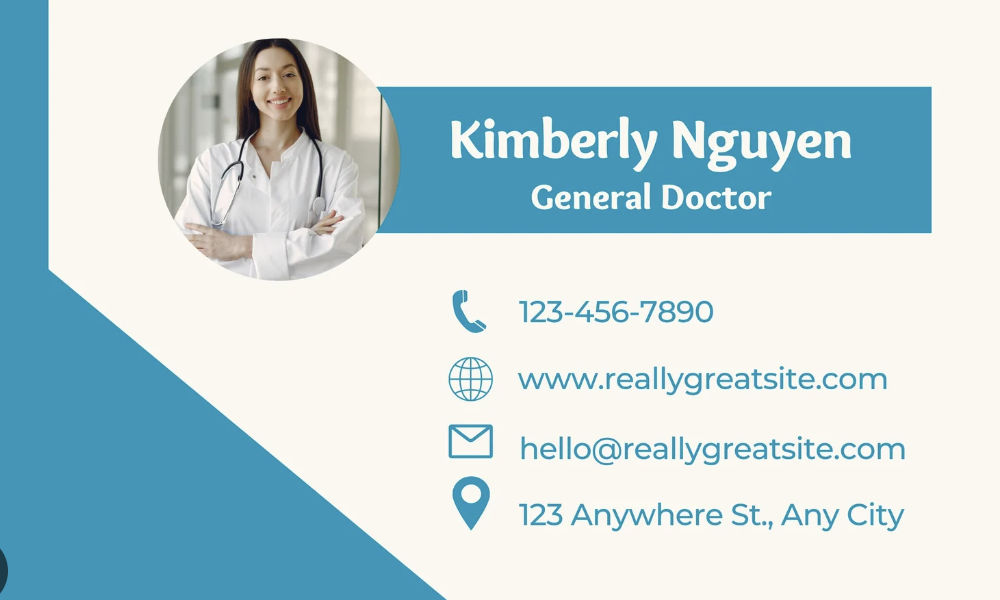
#> input picture Pics.png, 1000 x 600 px, given in place of Pic.png, which was not available
$ jupyter execute PythonCode.ipynb
#> lines starting #> are read from the running program, lines starting #| are printed output that depends on the picture; after the words box and inside, x2 and y2 are one past the last pixel; in counts of white or black regions, pixels touching at a corner belong together; pictures that were not available may be replaced by others from this repository, and a replacement may not be noted
[cell 1]
# Just Coverting Visitng Cards into Excel Data

[cell 2]
import pytesseract
from PIL import Image
import pandas as pd
import re
import os
import cv2

# Set Tesseract path for macOS (Homebrew)
pytesseract.pytesseract.tesseract_cmd = "/opt/homebrew/bin/tesseract"

[cell 3]
def extract_text(image_path):
#> called with image_path = '/Users/rohithkumar/Desktop/Pic.png'
    image_cv = cv2.imread(image_path)
#> image_cv is the input picture: shape (600, 1000, 3); mean B, G, R 218.5, 213.6, 192.3
    gray = cv2.cvtColor(image_cv, cv2.COLOR_BGR2GRAY)
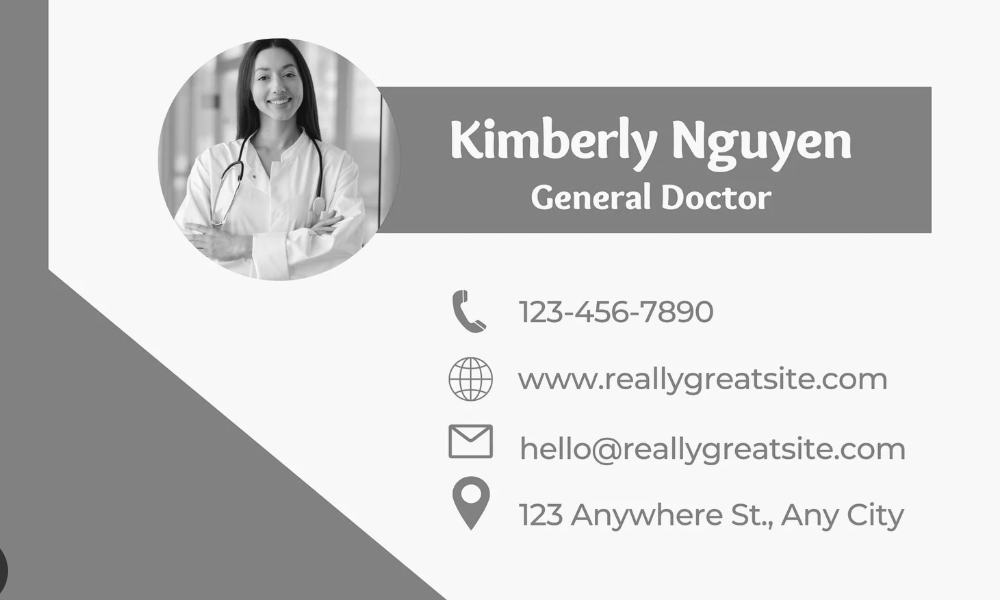
#> gray: shape (600, 1000); min 11, max 255, mean 207.6
    gray = cv2.bilateralFilter(gray, 11, 17, 17)
    thresh = cv2.adaptiveThreshold(
        gray, 255, cv2.ADAPTIVE_THRESH_GAUSSIAN_C,
        cv2.THRESH_BINARY, 11, 2
    )
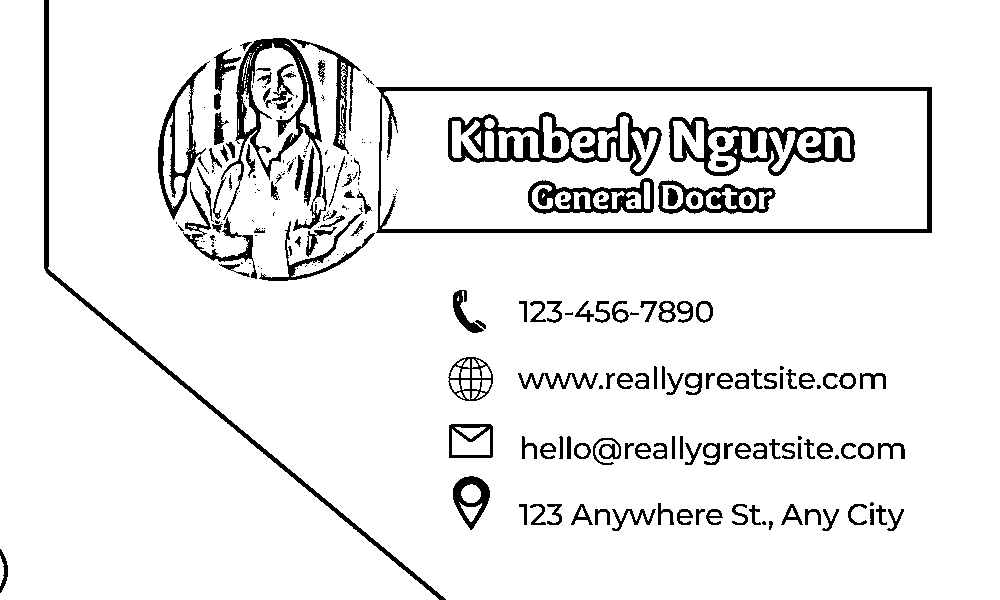
#> thresh: shape (600, 1000); 92.4% white; 250 black regions (113 under 20 px), largest, box (x1, y1, x2, y2) and area: (376, 87, 932, 233) 5790, (448, 112, 662, 176) 4055, (213, 38, 327, 231) 3939
    temp_path = "/Users/rohithkumar/Desktop/temp_processed.png"
    cv2.imwrite(temp_path, thresh)
    text = pytesseract.image_to_string(Image.open(temp_path), lang='eng', config='--psm 6')
    return text

[cell 4]
# [46 lines left out: functions clean_text, parse_details, not called in this run]

[cell 5]
# [16 lines left out: function update_excel, not called in this run]

[cell 6]
def process_visiting_card(image_path):
    print(f"\n📄 Processing: {os.path.basename(image_path)}")
    text = extract_text(image_path)
    details = parse_details(text)
    print("Extracted:", details)
    update_excel(details, "/Users/rohithkumar/Desktop/visiting_card_contacts.xlsx")

# Paths to your card images
cards = [
    "/Users/rohithkumar/Desktop/Pic.png",
    "/Users/rohithkumar/Desktop/Pics.png",
    "/Users/rohithkumar/Desktop/picss.png"
]

for card_path in cards:
    process_visiting_card(card_path)
#> (the call stopped at in extract_text, `text = pytesseract.image_to_string(Image.open(temp_path), lang='eng', ..`: pytesseract is not available in this run)
#> pass 3 of the loop `for card_path in cards:`:
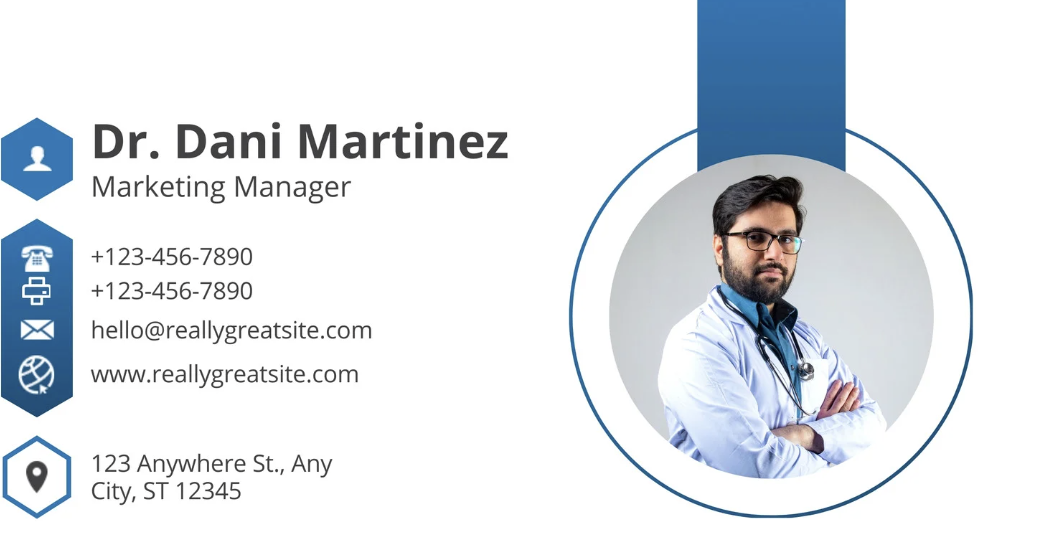
#> input picture picss.png, 1048 x 548 px, found by its file name
#> in extract_text, image_cv is the input picture: shape (548, 1048, 3); mean B, G, R 234.8, 229.9, 225.4
#> in extract_text (call 3), `gray = cv2.cvtColor(image_cv, cv2.COLOR_BGR2GRAY)`:
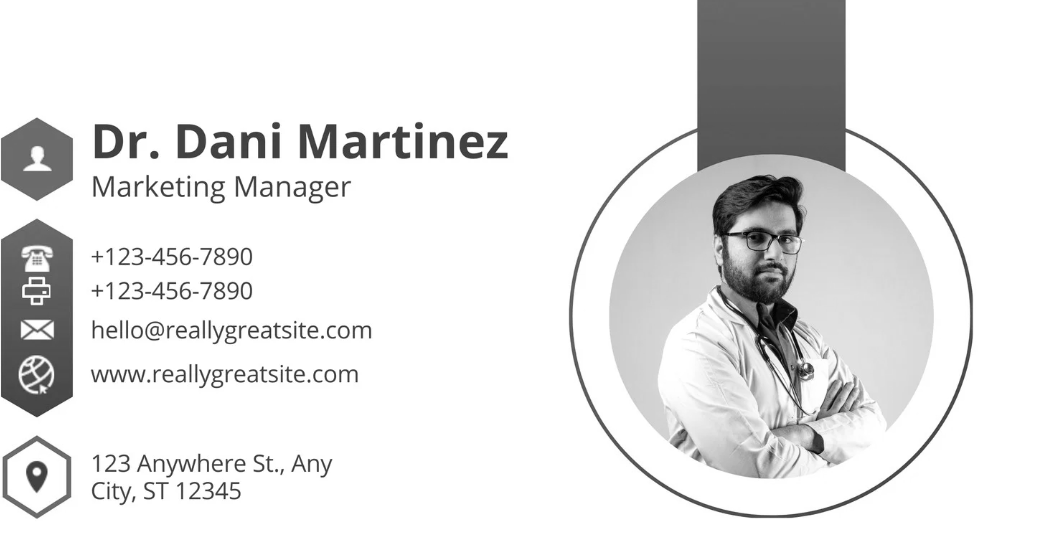
#> gray: shape (548, 1048); min 0, max 255, mean 229.1
#> in extract_text (call 3), `thresh = cv2.adaptiveThreshold( gray, 255, cv2.ADAPTIVE_THRESH_GAUSSIA..`:
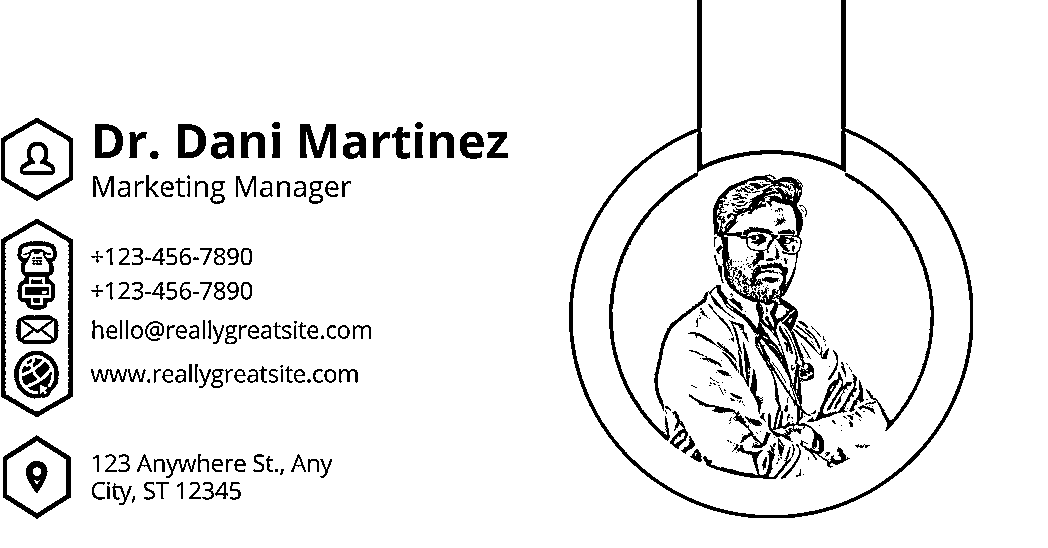
#> thresh: shape (548, 1048); 92.4% white; 318 black regions (137 under 20 px), largest, box (x1, y1, x2, y2) and area: (654, 174, 850, 468) 7827, (569, 0, 973, 518) 7583, (1, 219, 73, 417) 2115

[cell 7]
# Included Audio Feature

[cell 8]
import pytesseract
from PIL import Image
import pandas as pd
import re
import os
import cv2
import whisper  # OpenAI's Whisper ASR

# Set Tesseract path for macOS
pytesseract.pytesseract.tesseract_cmd = "/opt/homebrew/bin/tesseract"

# Card OCR extraction
def extract_text(image_path):
    image_cv = cv2.imread(image_path)
    gray = cv2.cvtColor(image_cv, cv2.COLOR_BGR2GRAY)
    gray = cv2.bilateralFilter(gray, 11, 17, 17)
    thresh = cv2.adaptiveThreshold(gray, 255, cv2.ADAPTIVE_THRESH_GAUSSIAN_C, cv2.THRESH_BINARY, 11, 2)
    temp_path = "/Users/rohithkumar/Desktop/temp_processed.png"
    cv2.imwrite(temp_path, thresh)
    text = pytesseract.image_to_string(Image.open(temp_path), lang='eng', config='--psm 6')
    return text

# [60 lines left out: functions clean_text, parse_details, transcribe_voice, update_excel, not called in this run]

def process_visiting_card(image_path, audio_path=None):
    print(f"\n📄 Processing: {os.path.basename(image_path)}")
    text = extract_text(image_path)
    details = parse_details(text)
    # Transcribe comment if audio provided
    if audio_path and os.path.exists(audio_path):
        comment = transcribe_voice(audio_path)
    else:
        comment = "N/A"
    details["Comments"] = comment
    print("Extracted:", details)
    update_excel(details, "/Users/rohithkumar/Desktop/visiting_card_contacts.xlsx")

# Example usage:
cards_and_audio = [
    ("/Users/rohithkumar/Desktop/Pic.png", "/Users/rohithkumar/Desktop/Pic.mp3"),
    ("/Users/rohithkumar/Desktop/Pics.png", "/Users/rohithkumar/Desktop/Pics.mp3"),
    ("/Users/rohithkumar/Desktop/picss.png", "/Users/rohithkumar/Desktop/picss.mp3")
]

for img_path, aud_path in cards_and_audio:
    process_visiting_card(img_path, aud_path)
#> (the call stopped at in extract_text, `text = pytesseract.image_to_string(Image.open(temp_path), lang='eng', ..`: pytesseract is not available in this run)
#> pass 3 of the loop `for img_path, aud_path in cards_and_audio:`:
